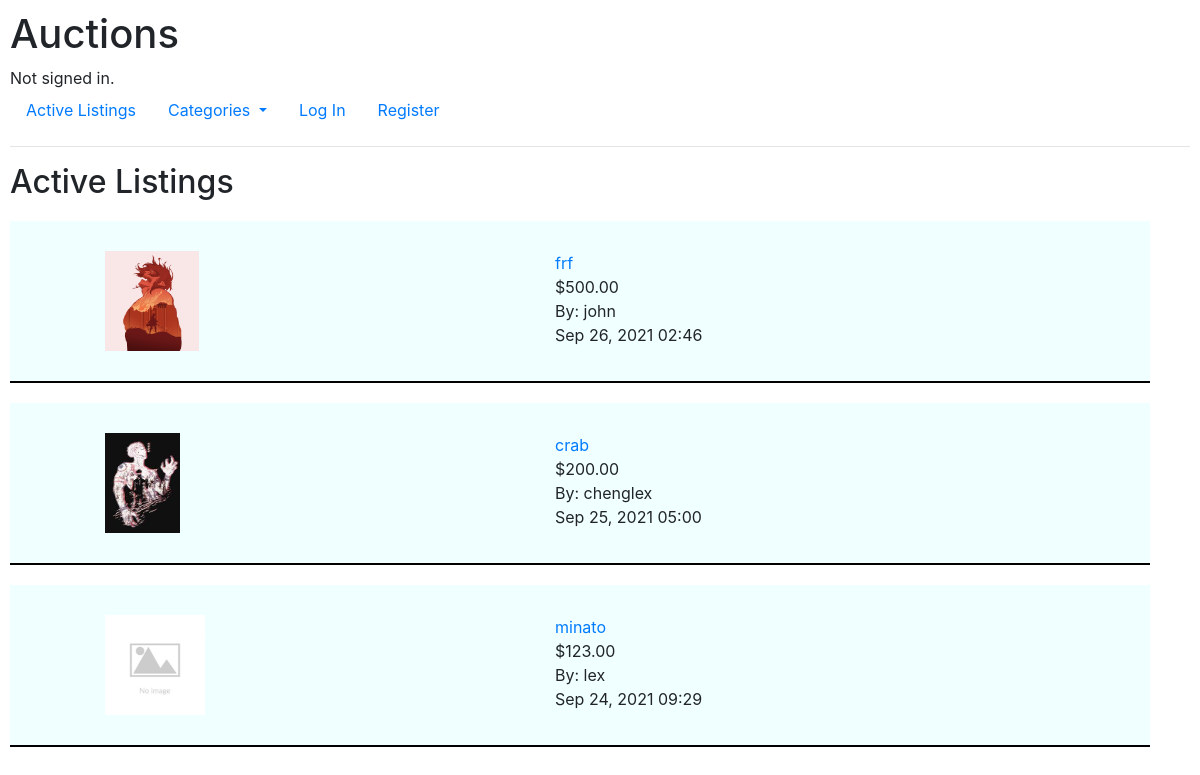
The page / on the database its author committed.
### auctions/models.py (models this page shows, shortened)
class Auction(models.Model):
    item_name = models.CharField(max_length = 100)
    price = models.DecimalField(max_digits=10, decimal_places=2)
    description  = models.CharField(max_length= 100, blank=True, null=True)
    image = models.ImageField(default="media/images/default.jpeg", blank=True, null=True, upload_to="media/images/")
    date_uploaded = models.DateTimeField(default=datetime.now, blank=True)
    DURATIONS = [
        (3, "Three Days"),
        (7, "One Week"),
        (14, "Two Weeks")
    ]
    duration = models.IntegerField(choices=DURATIONS)
    creator = models.ForeignKey(User, null=True, on_delete= models.CASCADE)
    CATEGORIES = [
            ('home', "Home"),
            ('sports', "Sports"),
            ('clothings', "Clothings"),
            ('books', "Books"),
            ('others', "Others")
            ]
    category = models.CharField(choices=CATEGORIES, max_length=10)
    watchers = models.ManyToManyField(User, blank=True, null=True, related_name='watchlist')
    has_ended = models.BooleanField(default=False)
    class Meta:
        ordering = ('-date_uploaded', )

class User(AbstractUser):
    def __str__(self):
        return self.username

### auctions/views.py (the view)
# urls.py: path("", views.index, name="index"),
def index(request):
    items = Auction.objects.all()
    context = {'items': items}
    return render(request, "auctions/index.html", context)

### auctions/templates/auctions/index.html (shortened to what this page needs)
{% extends "auctions/layout.html" %}
{% block body %}
    <h2>Active Listings</h2>
    {% for item in items %}
    <div class="container row" style="background-color:azure;">
        <a href="{% url 'auctions:listings' item.id %}" class="col-5">
            {% if item.image %}
            <img src="{{ item.image.url }}" alt="images">
            {% endif %}
        </a>
        <div class='col-5 info'>
            <a href="{% url 'auctions:listings' item.id %}">{{ item.item_name }}</a>
            <div> ${{ item.price }}</div>
            <div> By: {{ item.creator }}</div>
            <div> {{ item.date_uploaded|date:'M d, Y H:i' }}</div>
        </div>
    </div>
    {% empty %}
        <p>Nothing has been listed</p>
    {% endfor %}
{% endblock %}

### auctions/templates/auctions/layout.html (shortened to what this page needs)
{% load static %}
<!DOCTYPE html>
<html lang="en">
    <head>
        <link rel="stylesheet" href="https://stackpath.bootstrapcdn.com/bootstrap/4.4.1/css/bootstrap.min.css">
        <link href="{% static 'auctions/styles.css' %}" rel="stylesheet">
    </head>
    <body>
        <h1>Auctions</h1>
        <div>
            {% if user.is_authenticated %}
                Signed in as <strong>{{ user.username }}</strong>.
            {% else %}
                Not signed in.
            {% endif %}
        </div>
        <ul class="nav">
            <li class="nav-item">
                <a class="nav-link" href="{% url 'auctions:index' %}">Active Listings</a>
            </li>
            <li class="nav-item dropdown">
                <a class="nav-link dropdown-toggle" href="#" id="navbarDropdownMenuLink" data-toggle="dropdown" aria-haspopup="true" aria-expanded="false">
                  Categories
                </a>
              </li>
            {% if user.is_authenticated %}
                <li class="nav-item">
                    <a class="nav-link" href="{% url 'auctions:create' %}">Create Listings</a>
                </li>
                <li class="nav-item">
                    <a class="nav-link" href="{% url 'auctions:wishlist' %}">Wishlist</a>
                </li>
                <li class="nav-item">
                    <a class="nav-link" href="{% url 'auctions:logout' %}">Log Out</a>
                </li>
            {% else %}
                <li class="nav-item">
                    <a class="nav-link" href="{% url 'auctions:login' %}">Log In</a>
                </li>
                <li class="nav-item">
                    <a class="nav-link" href="{% url 'auctions:register' %}">Register</a>
                </li>
            {% endif %}
        </ul>
        <hr>
        {% block body %}
        {% endblock %}
    </body>
</html>

### auctions/static/auctions/styles.css (style rules this page uses)
body { padding: 10px; }

### auctions/templates/auctions/index.html (style rules this page uses)
img { max-width:230px; max-height:100px; width: auto; height: auto; margin: 0 50px; }
.container { border-bottom: solid black 2px; margin: 20px 0; padding: 30px; }
.info { margin: 0 50px; }

### rows shown on the page
Auction: image (picture), item_name "frf", price "500.00", creator "john", date_uploaded "Sep 26, 2021 02:46"
Auction: image (picture), item_name "crab", price "200.00", creator "chenglex", date_uploaded "Sep 25, 2021 05:00"
Auction: image (placeholder picture), item_name "minato", price "123.00", creator "lex", date_uploaded "Sep 24, 2021 09:29"
